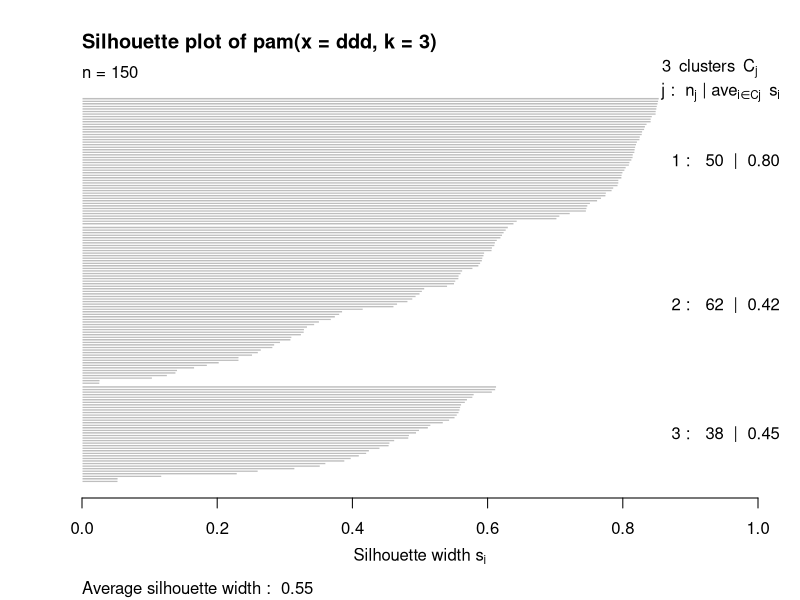
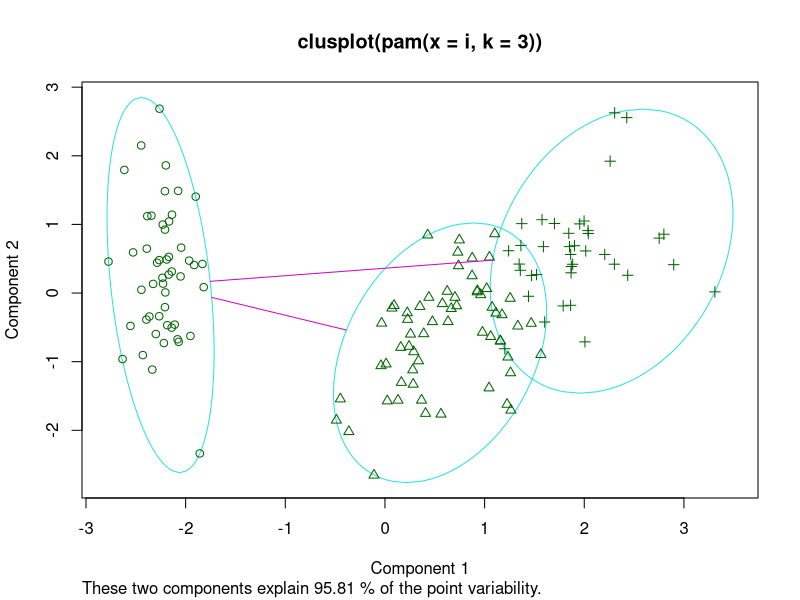
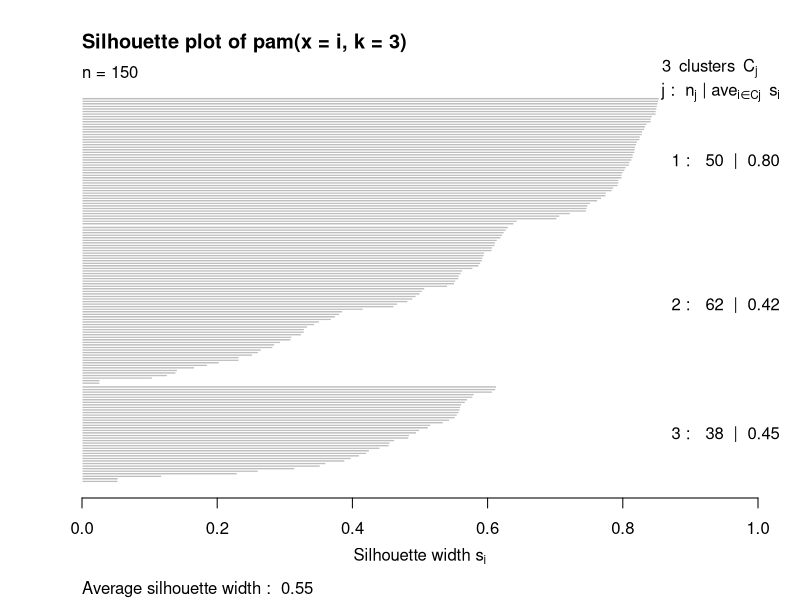
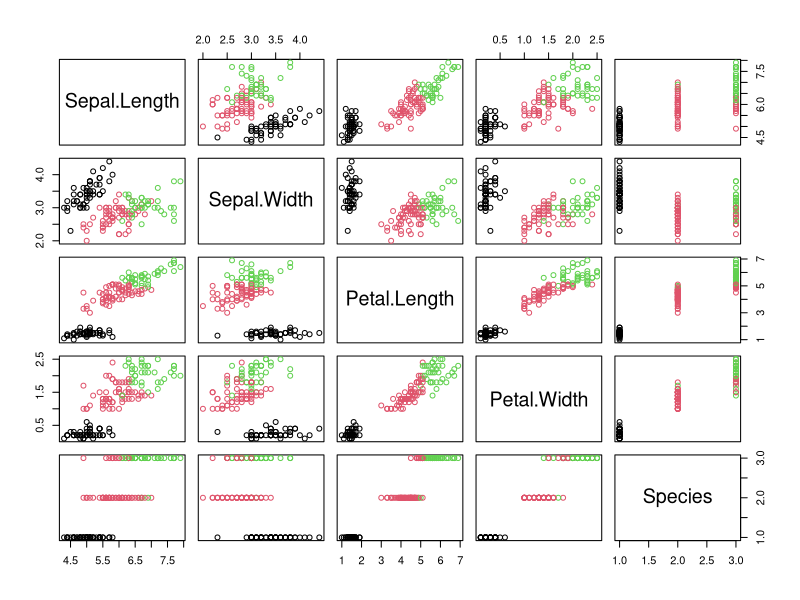
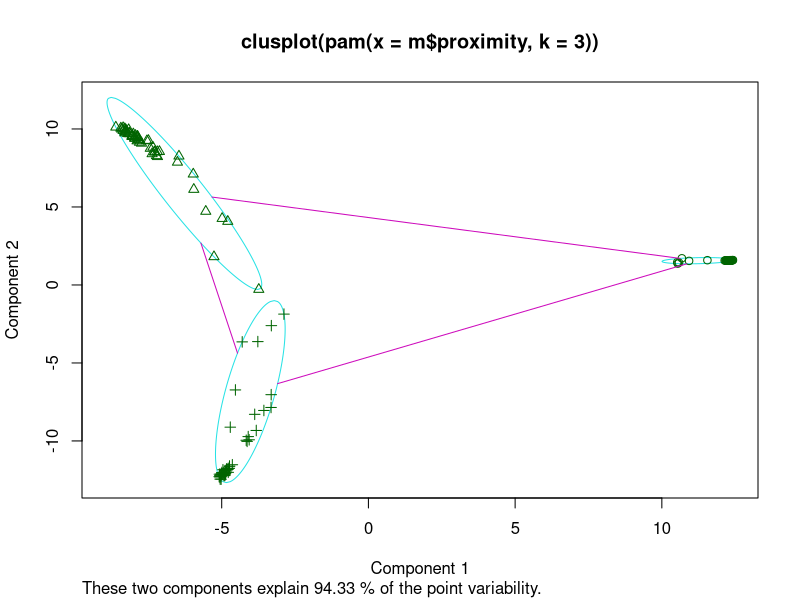
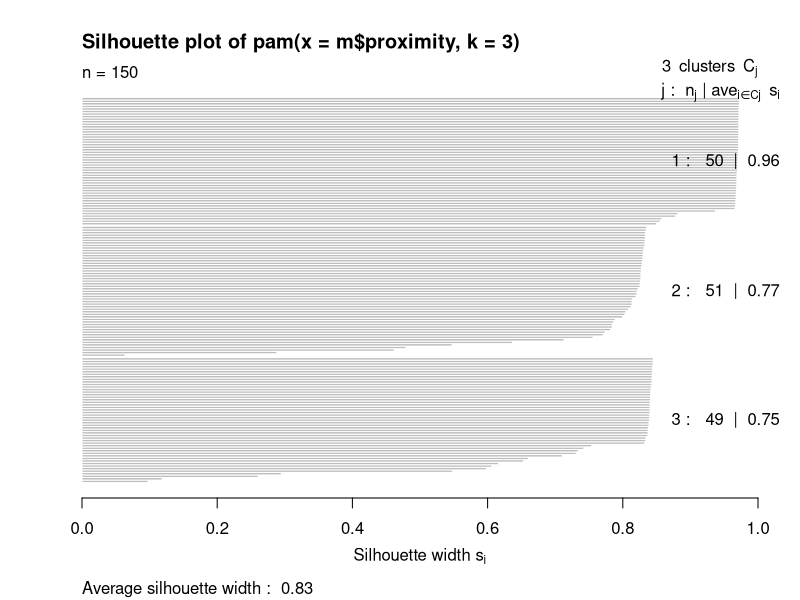
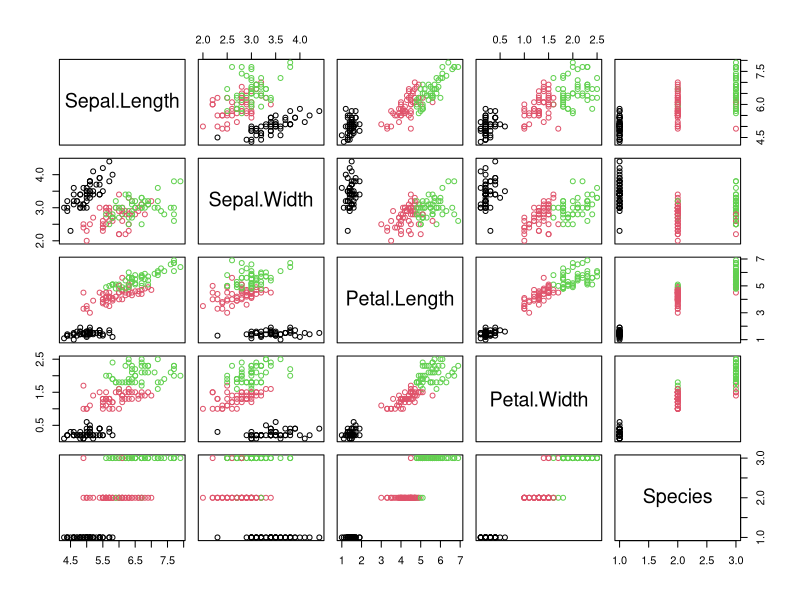

The R source for these figures, in order:
library(cluster)

iris[,-5]->i
dist(i[1:5,]) -> dd
dist(i) -> ddd

pam(ddd,3)->p
plot(p)

pam(i,3)-> pp
plot(pp)

plot(iris, col=p$clustering)
table(iris$Species, p$clustering)

install.packages("randomForest")
library(randomForest)

randomForest(Species~., data=iris, proximity=TRUE)->m
plot(pam(m$proximity, 3))
plot(iris, col=pam(m$proximity,3)$clustering)
m

